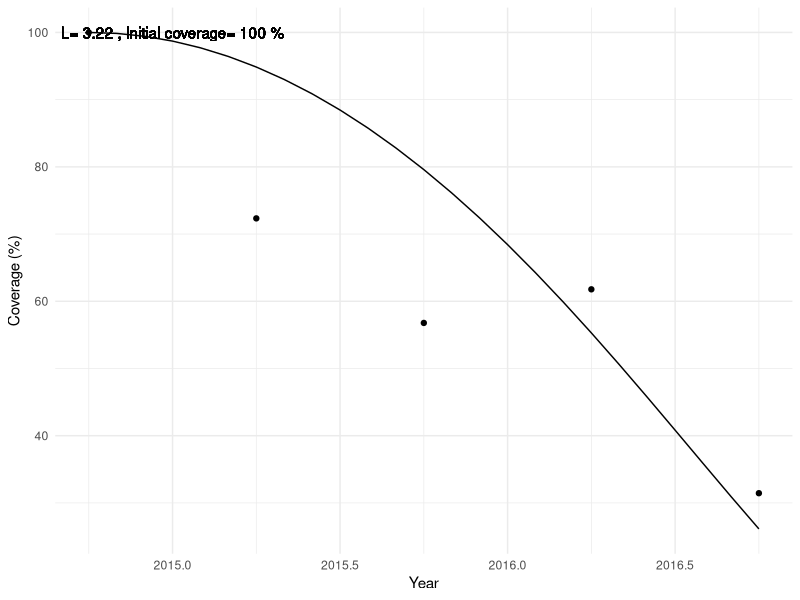
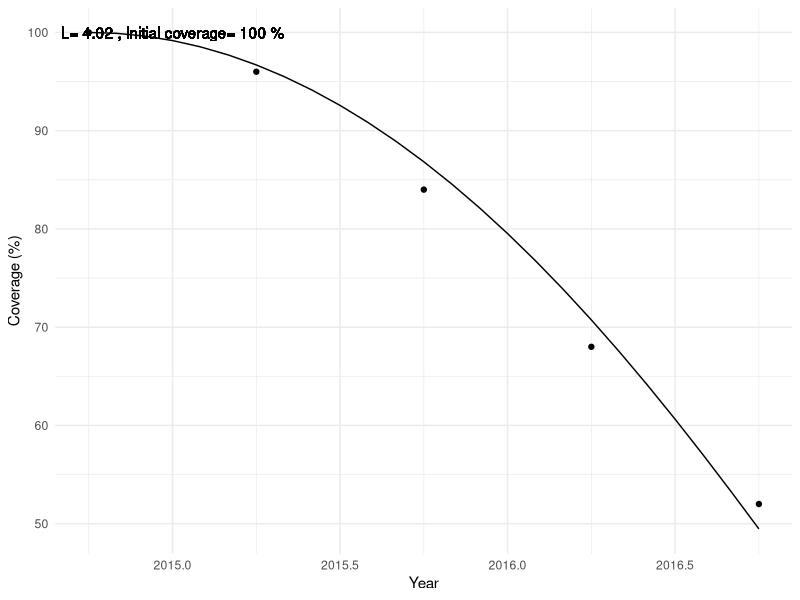
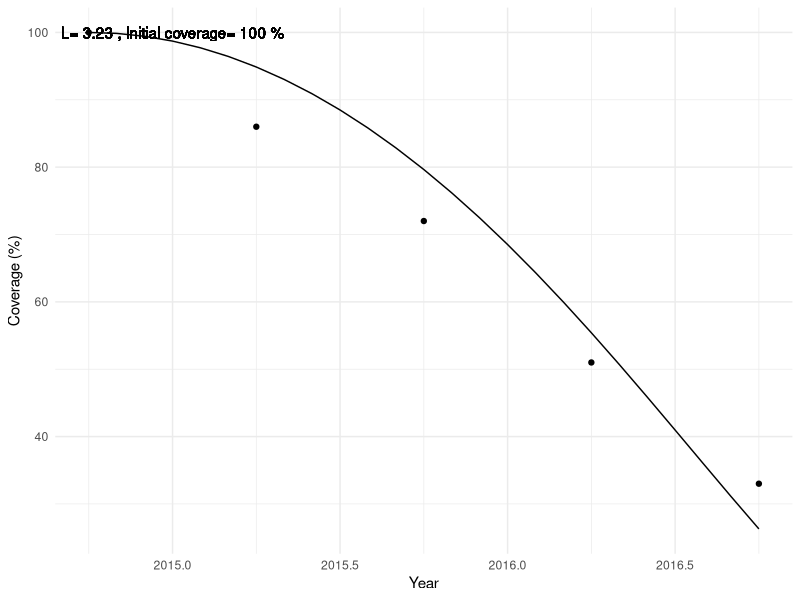

Source code (R) for these figures, in order:
#' Realistic net attrition for the future net distributions (from 2020)

library(minpack.lm)
library(ggplot2)
library(tidyverse)

### one of the preset functions for decay in OpenMalaria
smoothcompact_function = function(time, k=2.14285714285714, L,init_cov=1){
  return(init_cov*(time<L)*exp( k - k/(1 - (time/L)^2) ))
}

###' function to fit total life L and initial coverage of nets
###' from a vector of coverages
fit_ITN_decay = function( distrib_year = 2011, distrib_month=1, distrib_day = 5
                          , coverages
                          , years
                          , months
                          , days=NULL
                          , k=2.14285714285714
                          , nls_control = list(maxiter = 100)) {
  #' fit half-life and initial coverage from ITN coverage values
  #' @param distrib_year year of initial distribution
  #' @param distrib_month month of initial distribution
  #' @param distrib_day day of initial distribution
  #' @param coverages vector of ITN coverage values
  #' @param years vector of years corresponding to coverage values
  #' @param months vector of months corresponding to coverage values
  #' @param days vector of days corresponding to coverage values
  #' @param nls_control maximal number of iterations for fitting
  #' @param k shape parameter, fixed in ITN decay parameterisations
  #' @export
  #' @importFrom minpack.lm nlsLM
  #' @examples fit_ITN_decay(coverages=c(.6,.3,.2),years=rep(2012,3),months=c(1,9,10))

  if(length(coverages)!=length(years)) stop("Coverages and years should be of the same length")
  if(length(coverages)!=length(months)) stop("Coverages and months should be of the same length")
  if(length(years)!=length(months)) stop("Years and months should be of the same length")

  tab=NULL
  tab$values=coverages
  tab$time=years-distrib_year+(months-distrib_month)/12
  if(!is.null(days)){tab$time=tab$time+(days-distrib_day)/365}
  tab = as.data.frame(tab)

  if(years[1]==distrib_year&months[1]==distrib_month){
    a<-coverages[1]
    #we know the initial coverage
    smoothcompact_fit = nlsLM(values ~ a * (c(1) - (time >= L)) * exp((c(1) - (time >= L)) *k* (c(1) - 1/(1 -(time/L)^2)))
                              , data = tab
                              , start = list(L = 6)
                              , control = nls_control)
    init_cov<-a
    L<-smoothcompact_fit$m$getPars()[1]
  }else{smoothcompact_fit = nlsLM(values ~ a * (c(1) - (time >= L)) * exp((c(1) - (time >= L)) *k* (c(1) - 1/(1 -(time/L)^2)))
                              , data = tab
                              , start = list(a = tab$values[1]
                                             #,k = 1
                                             ,L = 6)
                              , control = nls_control)
    init_cov<-smoothcompact_fit$m$getPars()[1]
    L<-smoothcompact_fit$m$getPars()[2]
  }
  return(list(init_cov=init_cov
              ,L=L))

}

view_fitted_ITN_decay = function(distrib_year = 2011, distrib_month=1, distrib_day = 5
                                 , df_cov) {
  #' fit half-life and initial coverage from ITN coverage values
  #' @param distrib_year year of initial distribution
  #' @param distrib_month month of initial distribution
  #' @param distrib_day day of initial distribution
  #' @param df_cov data.frame with observed ITNcov, year and month
  #' @export
  #' @importFrom ggplot2 ggplot
  #' @examples view_fitted_ITN_decay(df_cov=data.frame(ITNcov=c(1,.9,.8),year=c(2011,2012,2013),month=c(1,5,12)))

  decay = NULL
  last_year = df_cov %>% filter(year==max(year)) %>% distinct(year) %>% pull()
  last_month = df_cov %>% filter(year==last_year) %>% filter(month==max(month)) %>% distinct(month) %>% pull()
  if(last_year-distrib_year>1){
    decay$month = c(distrib_month:12,rep(1:12,last_year-distrib_year-1),1:last_month)
    decay$year = c(rep(distrib_year,length(distrib_month:12))
                   ,rep((distrib_year+1):(last_year-1),each=12)
                   ,rep(last_year,length(1:last_month)))
  }
  if(last_year-distrib_year==1){
    decay$month = c(distrib_month:12,1:last_month)
    decay$year = c(rep(distrib_year,length(distrib_month:12))
                   ,rep(last_year,length(1:last_month)))
  }
  if(last_year==distrib_year){
    decay$month = distrib_month:last_month
    decay$year = rep(distrib_year,length(last_month-distrib_month))
  }

  fit = fit_ITN_decay(distrib_year = distrib_year
                      ,distrib_month = distrib_month
                      ,distrib_day = distrib_day
                      ,coverages = df_cov$ITNcov
                      ,years = df_cov$year
                      ,months = df_cov$month)

  decay = as.data.frame(decay)
  decay$time = decay$year-distrib_year+(decay$month-distrib_month)/12
  decay$L = fit$L
  decay$init_cov = fit$init_cov

  decay$ITNcov = smoothcompact_function(time=decay$time
                                        ,L=fit$L
                                        ,init_cov = fit$init_cov)

  g=ggplot(decay,aes(y = 100 * ITNcov, x = year+(month-1)/12)) +
    geom_line()+
    geom_point(data=df_cov)+
    geom_text(aes(x=(max(year)+min(year))/2,y=max(ITNcov)*100
                  ,label=paste("L=",round(L,2)
                               ,", Initial coverage=",round(init_cov*100,2),"%")))+
    theme_minimal() +
    labs(  x = "Year", y = "Coverage (%)")

  return(list(g,decay))
}

# view_fitted_ITN_decay(distrib_month = 4,df_cov=ITN_cov %>% filter(setting=="15.2"))
#
# view_fitted_ITN_decay(df_cov=data.frame(ITNcov=c(1,.9,.8)
#                                                           ,year=c(2011,2012,2013)
#                                                           ,month=c(1,5,12)))

#' Compute net halflife from a Benin study:
#' Chemical barrier and survivorship: Comparative study of two brands of
#' polyester nets and one brand of polyethylene nets in different conditions of
#' used in Benin
#' Idelphonse B Ahogni, Rock Y Aïkpon, Jean-Fortuné Dagnon, Roseric Azondekon,
#'  Bruno Akinro, Germain G Padonou and Martin C Akogbeto
#'  https://www.dipterajournal.com/pdf/2020/vol7issue5/PartA/7-4-18-884.pdf

#' page 2: "This study was implemented in three randomly selected districts
#' which received mosquito nets during the massive distribution campaign carried
#' out in October 2014"
distrib_year=2014
distrib_month=10

ITN_decay=data.frame(setting=rep(c("all nets","Permanet 2.0","Duranet"),each=5),
                     year=rep(c(2014,2015,2015,2016,2016),3),
                     #follow-up at 6, 12, 18 and 24 months (page 2)
                     month=rep(c(10,4,10,4,10),3),
                     # representative sample of 900 nets (page 2)
                     # LLINs Survivorship page 7
                     # for PermaNet 2.0 (polyester) and Duranet (polyethylene), values read on Figure 10
                     ITNcov=c(c(900,651,511,556,283)/900,
                              1,.96,.84,.68,.52,
                              1,.86,.72,.51,.33)
)

ITNdecay_allnets = fit_ITN_decay(distrib_year = distrib_year
                                 ,distrib_month = distrib_month
                                 ,coverages=ITN_decay %>%
                                   filter(setting=="all nets") %>%
                                   pull(ITNcov)
                                 ,years=ITN_decay %>%
                                   filter(setting=="all nets") %>%
                                   pull(year)
                                 ,months=ITN_decay %>%
                                   filter(setting=="all nets") %>%
                                   pull(month))

ITNdecay_P2 = fit_ITN_decay(distrib_year = distrib_year
                            ,distrib_month = distrib_month
                            ,coverages=ITN_decay %>%
                              filter(setting=="Permanet 2.0") %>%
                              pull(ITNcov)
                            ,years=ITN_decay %>%
                              filter(setting=="Permanet 2.0") %>%
                              pull(year)
                            ,months=ITN_decay %>%
                              filter(setting=="Permanet 2.0") %>%
                              pull(month))

ITNdecay_Duranet = fit_ITN_decay(distrib_year = distrib_year
                                 ,distrib_month = distrib_month
                                 ,coverages=ITN_decay %>%
                                   filter(setting=="Duranet") %>%
                                   pull(ITNcov)
                                 ,years=ITN_decay %>%
                                   filter(setting=="Duranet") %>%
                                   pull(year)
                                 ,months=ITN_decay %>%
                                   filter(setting=="Duranet") %>%
                                   pull(month))

view_fitted_ITN_decay(distrib_year=distrib_year
                      ,distrib_month = distrib_month
                      ,df_cov=ITN_decay %>% filter(setting=="all nets"))
view_fitted_ITN_decay(distrib_year=distrib_year
                      ,distrib_month = distrib_month
                      ,df_cov=ITN_decay %>% filter(setting=="Permanet 2.0"))
view_fitted_ITN_decay(distrib_year=distrib_year
                      ,distrib_month = distrib_month
                      ,df_cov=ITN_decay %>% filter(setting=="Duranet"))
